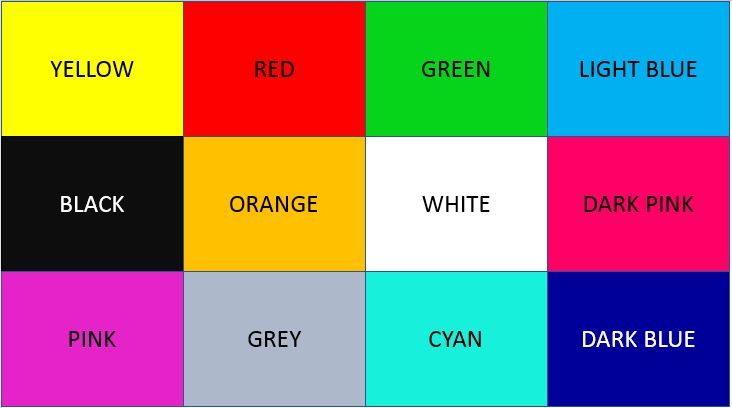
#> input picture colours.JPG, 732 x 408 px, found by its file name
$ jupyter execute --allow-errors 'Color Identification.ipynb'
#> lines starting #> are read from the running program, lines starting #| are printed output that depends on the picture; after the words box and inside, x2 and y2 are one past the last pixel; in counts of white or black regions, pixels touching at a corner belong together
[cell 1]
import cv2
import numpy as np
import matplotlib.pyplot as plt

[cell 2]
image=cv2.imread("C:/Users/achin/OneDrive/Desktop/GRIP/TASK 2/colours.jpg")
#> image is the input picture: shape (408, 732, 3); mean B, G, R 118.2, 129.2, 141.2

[cell 3]
#Converting BGR image of colours to RGB
RGB=cv2.cvtColor(image,cv2.COLOR_BGR2RGB)
plt.figure(figsize=(20,8))
plt.imshow(RGB)

[cell 4]
#Converting image of colours from RGB to HSV
HSV=cv2.cvtColor(RGB,cv2.COLOR_RGB2HSV)
#> HSV: shape (408, 732, 3); mean H, S, V 75.1, 185.8, 208.8

[cell 5]
LHSV=np.array([25,150,50])
UHSV=np.array([35,255,255])

[cell 6]
#Detecting Yellow colour form the image
mask=cv2.inRange(HSV,LHSV,UHSV)
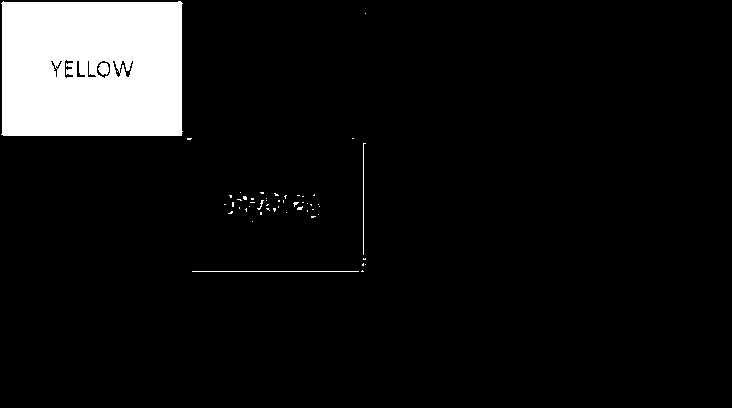
#> mask: shape (408, 732); 8.1% white; 52 white regions (47 under 20 px), largest, box (x1, y1, x2, y2) and area: (1, 1, 183, 136) 23681, (192, 271, 359, 272) 167, (363, 143, 366, 255) 114, (98, 63, 109, 75) 101, (257, 200, 264, 210) 21
plt.figure(figsize=(20,8))
plt.imshow(mask)

[cell 7]
res=cv2.bitwise_and(RGB,RGB,mask=mask)
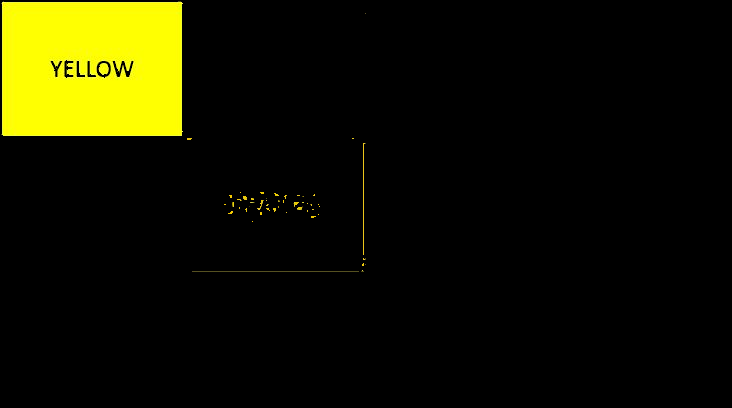
#> res: shape (408, 732, 3); mean R, G, B 20.4, 20.4, 0.4
plt.figure(figsize=(20,8))
plt.imshow(res)

[cell 8]
image2=cv2.imread("C:/Users/achin/OneDrive/Desktop/GRIP/TASK 2/mountains.jpg")

[cell 9]
plt.figure(figsize=(20,8))
#> (the rest of this cell did not finish here and is left out)

#> (a cell that did not finish here is left out)

[cell 11]
#Converting RGB image into HSV
HSV=cv2.cvtColor(RGB,cv2.COLOR_RGB2HSV)

[cell 12]
#Identifying the GREEN color in the image
LGREEN = np.array([25,150,50])  #Lower HSV values of GREEEN color
UGREEN = np.array([85,255,255]) #Upper HSV values of GREEN color

[cell 13]
mask=cv2.inRange(HSV,LGREEN,UGREEN)
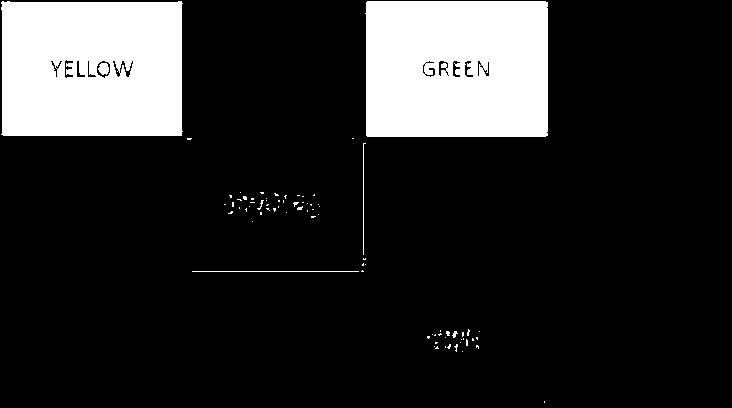
#> mask: shape (408, 732); 16.4% white; 78 white regions (71 under 20 px), largest, box (x1, y1, x2, y2) and area: (365, 1, 548, 137) 24459, (1, 1, 183, 136) 23690, (192, 271, 359, 272) 167
plt.figure(figsize=(20,8))
plt.imshow(mask)

[cell 14]
#Removing mask and showing only GREEN color
temp=cv2.bitwise_and(RGB,RGB,mask=mask)
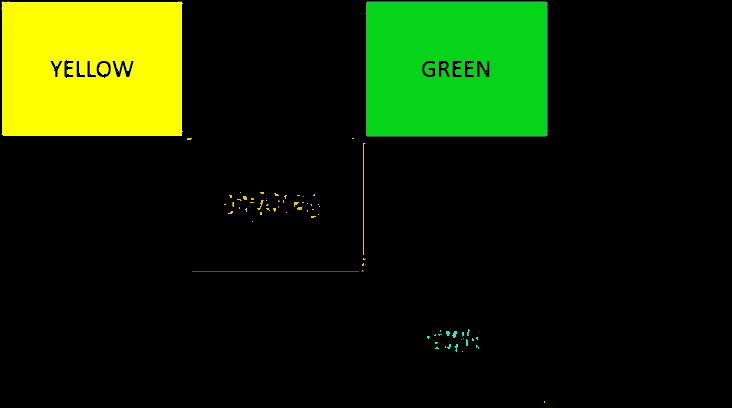
#> temp: shape (408, 732, 3); mean R, G, B 21.1, 37.5, 2.9
plt.figure(figsize=(20,8))
plt.imshow(temp)
